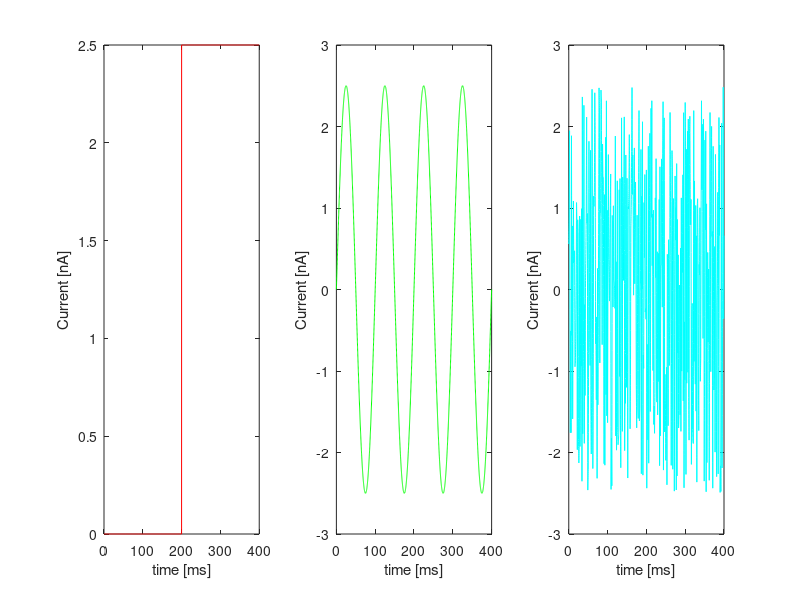

This chart was generated by the following MATLAB code:
% Course on theoretical neuroscience
% Teacher: Jochen Braun
% Assistent teachers: Adam Ponzi
% Exercise02: Single-compartment model
% Example script
% 30 October 2019

% In this exemplary script two vectors are generated and plotted, which
% contain values of possible input currents for the SCM exercise

clear all;
clc;

% First, generate a time vector
dt = 0.1; % time step, in ms
T  = 400; % total time, in ms
t  = 0:dt:T; % time vector, with successive time steps from 0 to T, in ms

%-------------------------------------------------------------------------
% As a first example, a simple step function is generated, i.e. during the
% first half of the time steps the input current is set to 0, during the
% second half the input current is set to the value i0.

% Define i0.
i0 = 2.5; % amplitude of electrode current, in nA/mm2 (25 nA/mm2)
% First, set all entries to 0.
ie = zeros(size(t)); % new functions: zeros(), size().
% Next, create a variable containing the index of the middle entry.
ix1 = round(length(t)/2); % new functions: round(), length()
% Now, create a variable containing the index of the last entry.
ix2 = length(t);
% Finally, increase all values from first to second index by i0
ie(ix1:ix2) = ie(ix1:ix2) + i0;

% Plot the input current
figure;
subplot(1,3,1); % a 1x3 matrix of axes, plot into the first one
plot(t,ie,'r'); % red is a nice color
xlabel('time [ms]');
ylabel('Current [nA]');


%-------------------------------------------------------------------------
% The second example is a harmonic oscillation - a sinusoidal current.

% some parameters
f = 10e-3; % frequency in kHz
w = 2*pi*f; % angular frequency in kHz, pi is a built in constant
% overwrite ie
ie = i0*sin(w*t); % w*t is dimensionless

subplot(1,3,2); % plot into second axis
plot(t,ie,'g'); % green is a nice color
xlabel('time [ms]');
ylabel('Current [nA]');

%-------------------------------------------------------------------------
% The third example is a high frequency random input current. You don't
% need to understand these rather confusing lines of code. 
tcoarse = 0:10*dt:T;
ie = i0 * interp1( tcoarse, 2*(rand(size(tcoarse))-0.5), t);

subplot(1,3,3); % plot into second axis
plot(t,ie,'c'); % cyan is a nice color...sometimes
xlabel('time [ms]');
ylabel('Current [nA]');

